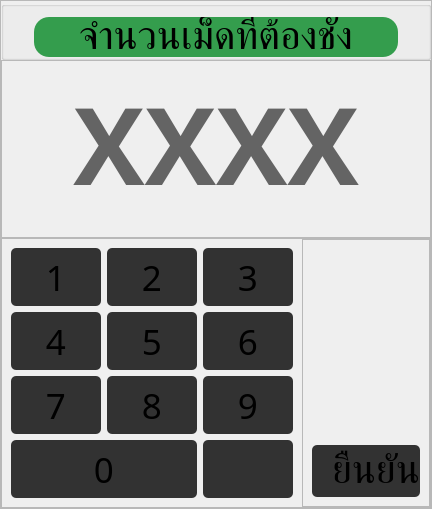
         <widget class="QWidget" name="numberTablets_page">
          <layout class="QVBoxLayout" name="verticalLayout_34">
           <property name="spacing">
            <number>0</number>
           </property>
           <property name="leftMargin">
            <number>0</number>
           </property>
           <property name="topMargin">
            <number>0</number>
           </property>
           <property name="rightMargin">
            <number>0</number>
           </property>
           <property name="bottomMargin">
            <number>0</number>
           </property>
           <item>
            <widget class="QWidget" name="widget_2" native="true">
             <layout class="QVBoxLayout" name="verticalLayout_35">
              <property name="leftMargin">
               <number>0</number>
              </property>
              <property name="topMargin">
               <number>0</number>
              </property>
              <property name="rightMargin">
               <number>0</number>
              </property>
              <property name="bottomMargin">
               <number>0</number>
              </property>
              <item>
               <widget class="QFrame" name="frame_4">
                <property name="minimumSize">
                 <size>
                  <width>0</width>
                  <height>300</height>
                 </size>
                </property>
                <property name="frameShape">
                 <enum>QFrame::StyledPanel</enum>
                </property>
                <property name="frameShadow">
                 <enum>QFrame::Raised</enum>
                </property>
                <layout class="QVBoxLayout" name="verticalLayout_3">
                 <property name="spacing">
                  <number>0</number>
                 </property>
                 <property name="leftMargin">
                  <number>0</number>
                 </property>
                 <property name="topMargin">
                  <number>0</number>
                 </property>
                 <property name="rightMargin">
                  <number>0</number>
                 </property>
                 <property name="bottomMargin">
                  <number>0</number>
                 </property>
                 <item>
                  <widget class="QGroupBox" name="numberTablets_title_groupBox_2">
                   <property name="maximumSize">
                    <size>
                     <width>16777215</width>
                     <height>80</height>
                    </size>
                   </property>
                   <layout class="QHBoxLayout" name="horizontalLayout_60">
                    <property name="leftMargin">
                     <number>30</number>
                    </property>
                    <property name="topMargin">
                     <number>10</number>
                    </property>
                    <property name="rightMargin">
                     <number>30</number>
                    </property>
                    <property name="bottomMargin">
                     <number>0</number>
                    </property>
                    <item>
                     <widget class="QLabel" name="numberTablets_input_title">
                      <property name="maximumSize">
                       <size>
                        <width>16777215</width>
                        <height>65</height>
                       </size>
                      </property>
                      <property name="font">
                       <font>
                        <family>Kanit</family>
                        <pointsize>30</pointsize>
                       </font>
                      </property>
                      <property name="styleSheet">
                       <string notr="true">background-color: rgb(52, 157, 77);
border-radius: 15px;</string>
                      </property>
                      <property name="text">
                       <string>จำนวนเม็ดที่ต้องชั่ง</string>
                      </property>
                      <property name="alignment">
                       <set>Qt::AlignCenter</set>
                      </property>
                     </widget>
                    </item>
                   </layout>
                  </widget>
                 </item>
                 <item>
                  <widget class="QFrame" name="frame_9">
                   <property name="frameShape">
                    <enum>QFrame::StyledPanel</enum>
                   </property>
                   <property name="frameShadow">
                    <enum>QFrame::Raised</enum>
                   </property>
                   <layout class="QVBoxLayout" name="verticalLayout_38">
                    <property name="spacing">
                     <number>0</number>
                    </property>
                    <property name="bottomMargin">
                     <number>20</number>
                    </property>
                    <item>
                     <widget class="QLabel" name="numberTablets_val_input">
                      <property name="font">
                       <font>
                        <family>Kanit</family>
                        <pointsize>80</pointsize>
                        <bold>true</bold>
                       </font>
                      </property>
                      <property name="styleSheet">
                       <string notr="true">color: rgb(100, 100, 100);
border: none;</string>
                      </property>
                      <property name="text">
                       <string>XXXX</string>
                      </property>
                      <property name="alignment">
                       <set>Qt::AlignCenter</set>
                      </property>
                     </widget>
                    </item>
                   </layout>
                  </widget>
                 </item>
                 <item>
                  <widget class="QFrame" name="frame_5">
                   <property name="minimumSize">
                    <size>
                     <width>0</width>
                     <height>250</height>
                    </size>
                   </property>
                   <property name="maximumSize">
                    <size>
                     <width>16777215</width>
                     <height>270</height>
                    </size>
                   </property>
                   <property name="styleSheet">
                    <string notr="true"/>
                   </property>
                   <property name="frameShape">
                    <enum>QFrame::StyledPanel</enum>
                   </property>
                   <property name="frameShadow">
                    <enum>QFrame::Raised</enum>
                   </property>
                   <layout class="QHBoxLayout" name="horizontalLayout_63">
                    <property name="spacing">
                     <number>0</number>
                    </property>
                    <property name="leftMargin">
                     <number>0</number>
                    </property>
                    <property name="topMargin">
                     <number>0</number>
                    </property>
                    <property name="rightMargin">
                     <number>0</number>
                    </property>
                    <property name="bottomMargin">
                     <number>0</number>
                    </property>
                    <item>
                     <widget class="QFrame" name="frame_6">
                      <property name="palette">
                       <palette>
                        <active>
                         <colorrole role="WindowText">
                          <brush brushstyle="SolidPattern">
                           <color alpha="255">
                            <red>255</red>
                            <green>255</green>
                            <blue>255</blue>
                           </color>
                          </brush>
                         </colorrole>
                         <colorrole role="Button">
                          <brush brushstyle="SolidPattern">
                           <color alpha="255">
                            <red>255</red>
                            <green>255</green>
                            <blue>255</blue>
                           </color>
                          </brush>
                         </colorrole>
                         <colorrole role="Text">
                          <brush brushstyle="SolidPattern">
                           <color alpha="255">
                            <red>255</red>
                            <green>255</green>
                            <blue>255</blue>
                           </color>
                          </brush>
                         </colorrole>
                         <colorrole role="ButtonText">
                          <brush brushstyle="SolidPattern">
                           <color alpha="255">
                            <red>255</red>
                            <green>255</green>
                            <blue>255</blue>
                           </color>
                          </brush>
                         </colorrole>
                         <colorrole role="Base">
                          <brush brushstyle="SolidPattern">
                           <color alpha="255">
                            <red>255</red>
                            <green>255</green>
                            <blue>255</blue>
                           </color>
                          </brush>
                         </colorrole>
                         <colorrole role="Window">
                          <brush brushstyle="SolidPattern">
                           <color alpha="255">
                            <red>255</red>
                            <green>255</green>
                            <blue>255</blue>
                           </color>
                          </brush>
                         </colorrole>
                         <colorrole role="PlaceholderText">
                          <brush brushstyle="SolidPattern">
                           <color alpha="128">
                            <red>255</red>
                            <green>255</green>
                            <blue>255</blue>
                           </color>
                          </brush>
                         </colorrole>
                        </active>
                        <inactive>
                         <colorrole role="WindowText">
                          <brush brushstyle="SolidPattern">
                           <color alpha="255">
                            <red>255</red>
                            <green>255</green>
                            <blue>255</blue>
                           </color>
                          </brush>
                         </colorrole>
                         <colorrole role="Button">
                          <brush brushstyle="SolidPattern">
                           <color alpha="255">
                            <red>255</red>
                            <green>255</green>
                            <blue>255</blue>
                           </color>
                          </brush>
                         </colorrole>
                         <colorrole role="Text">
                          <brush brushstyle="SolidPattern">
                           <color alpha="255">
                            <red>255</red>
                            <green>255</green>
                            <blue>255</blue>
                           </color>
                          </brush>
                         </colorrole>
                         <colorrole role="ButtonText">
                          <brush brushstyle="SolidPattern">
                           <color alpha="255">
                            <red>255</red>
                            <green>255</green>
                            <blue>255</blue>
                           </color>
                          </brush>
                         </colorrole>
                         <colorrole role="Base">
                          <brush brushstyle="SolidPattern">
                           <color alpha="255">
                            <red>255</red>
                            <green>255</green>
                            <blue>255</blue>
                           </color>
                          </brush>
                         </colorrole>
                         <colorrole role="Window">
                          <brush brushstyle="SolidPattern">
                           <color alpha="255">
                            <red>255</red>
                            <green>255</green>
                            <blue>255</blue>
                           </color>
                          </brush>
                         </colorrole>
                         <colorrole role="PlaceholderText">
                          <brush brushstyle="SolidPattern">
                           <color alpha="128">
                            <red>255</red>
                            <green>255</green>
                            <blue>255</blue>
                           </color>
                          </brush>
                         </colorrole>
                        </inactive>
                        <disabled>
                         <colorrole role="WindowText">
                          <brush brushstyle="SolidPattern">
                           <color alpha="255">
                            <red>255</red>
                            <green>255</green>
                            <blue>255</blue>
                           </color>
                          </brush>
                         </colorrole>
                         <colorrole role="Button">
                          <brush brushstyle="SolidPattern">
                           <color alpha="255">
                            <red>255</red>
                            <green>255</green>
                            <blue>255</blue>
                           </color>
                          </brush>
                         </colorrole>
                         <colorrole role="Text">
                          <brush brushstyle="SolidPattern">
                           <color alpha="255">
                            <red>255</red>
                            <green>255</green>
                            <blue>255</blue>
                           </color>
                          </brush>
                         </colorrole>
                         <colorrole role="ButtonText">
                          <brush brushstyle="SolidPattern">
                           <color alpha="255">
                            <red>255</red>
                            <green>255</green>
                            <blue>255</blue>
                           </color>
                          </brush>
                         </colorrole>
                         <colorrole role="Base">
                          <brush brushstyle="SolidPattern">
                           <color alpha="255">
                            <red>255</red>
                            <green>255</green>
                            <blue>255</blue>
                           </color>
                          </brush>
                         </colorrole>
                         <colorrole role="Window">
                          <brush brushstyle="SolidPattern">
                           <color alpha="255">
                            <red>255</red>
                            <green>255</green>
                            <blue>255</blue>
                           </color>
                          </brush>
                         </colorrole>
                         <colorrole role="PlaceholderText">
                          <brush brushstyle="SolidPattern">
                           <color alpha="128">
                            <red>255</red>
                            <green>255</green>
                            <blue>255</blue>
                           </color>
                          </brush>
                         </colorrole>
                        </disabled>
                       </palette>
                      </property>
                      <property name="styleSheet">
                       <string notr="true">QPushButton {
 	font-size: 35px;
	width: 90px;
	height: 70px;
	background-color: rgb(50, 50, 50);
	border-radius: 5px;
}

QPushButton:pressed {
    font-size: 45px;
	background-color: rgb(100, 100, 100);
}</string>
                      </property>
                      <property name="frameShadow">
                       <enum>QFrame::Plain</enum>
                      </property>
                      <property name="lineWidth">
                       <number>3</number>
                      </property>
                      <layout class="QGridLayout" name="gridLayout_2">
                       <item row="0" column="0">
                        <widget class="QPushButton" name="key_1">
                         <property name="font">
                          <font>
                           <family>Kanit</family>
                           <pointsize>-1</pointsize>
                           <fontweight>Medium</fontweight>
                          </font>
                         </property>
                         <property name="text">
                          <string>1</string>
                         </property>
                        </widget>
                       </item>
                       <item row="0" column="1">
                        <widget class="QPushButton" name="key_2">
                         <property name="font">
                          <font>
                           <family>Kanit</family>
                           <pointsize>-1</pointsize>
                           <fontweight>Medium</fontweight>
                          </font>
                         </property>
                         <property name="text">
                          <string>2</string>
                         </property>
                        </widget>
                       </item>
                       <item row="0" column="2">
                        <widget class="QPushButton" name="key_3">
                         <property name="font">
                          <font>
                           <family>Kanit</family>
                           <pointsize>-1</pointsize>
                           <fontweight>Medium</fontweight>
                          </font>
                         </property>
                         <property name="text">
                          <string>3</string>
                         </property>
                        </widget>
                       </item>
                       <item row="1" column="0">
                        <widget class="QPushButton" name="key_4">
                         <property name="font">
                          <font>
                           <family>Kanit</family>
                           <pointsize>-1</pointsize>
                           <fontweight>Medium</fontweight>
                          </font>
                         </property>
                         <property name="text">
                          <string>4</string>
                         </property>
                        </widget>
                       </item>
                       <item row="1" column="1">
                        <widget class="QPushButton" name="key_5">
                         <property name="font">
                          <font>
                           <family>Kanit</family>
                           <pointsize>-1</pointsize>
                           <fontweight>Medium</fontweight>
                          </font>
                         </property>
                         <property name="text">
                          <string>5</string>
                         </property>
                        </widget>
                       </item>
                       <item row="1" column="2">
                        <widget class="QPushButton" name="key_6">
                         <property name="font">
                          <font>
                           <family>Kanit</family>
                           <pointsize>-1</pointsize>
                           <fontweight>Medium</fontweight>
                          </font>
                         </property>
                         <property name="text">
                          <string>6</string>
                         </property>
                        </widget>
                       </item>
                       <item row="2" column="0">
                        <widget class="QPushButton" name="key_7">
                         <property name="font">
                          <font>
                           <family>Kanit</family>
                           <pointsize>-1</pointsize>
                           <fontweight>Medium</fontweight>
                          </font>
                         </property>
                         <property name="text">
                          <string>7</string>
                         </property>
                        </widget>
                       </item>
                       <item row="2" column="1">
                        <widget class="QPushButton" name="key_8">
                         <property name="font">
                          <font>
                           <family>Kanit</family>
                           <pointsize>-1</pointsize>
                           <fontweight>Medium</fontweight>
                          </font>
                         </property>
                         <property name="text">
                          <string>8</string>
                         </property>
                        </widget>
                       </item>
                       <item row="2" column="2">
                        <widget class="QPushButton" name="key_9">
                         <property name="font">
                          <font>
                           <family>Kanit</family>
                           <pointsize>-1</pointsize>
                           <fontweight>Medium</fontweight>
                          </font>
                         </property>
                         <property name="text">
                          <string>9</string>
                         </property>
                        </widget>
                       </item>
                       <item row="3" column="2">
                        <widget class="QPushButton" name="key_backspace">
                         <property name="minimumSize">
                          <size>
                           <width>0</width>
                           <height>0</height>
                          </size>
                         </property>
                         <property name="maximumSize">
                          <size>
                           <width>16777215</width>
                           <height>150</height>
                          </size>
                         </property>
                         <property name="font">
                          <font>
                           <pointsize>-1</pointsize>
                          </font>
                         </property>
                         <property name="text">
                          <string/>
                         </property>
                         <property name="icon">
                          <iconset resource="resource.qrc">
                           <normaloff>:/assets/keyboard/backspace.png</normaloff>:/assets/keyboard/backspace.png</iconset>
                         </property>
                         <property name="iconSize">
                          <size>
                           <width>30</width>
                           <height>30</height>
                          </size>
                         </property>
                        </widget>
                       </item>
                       <item row="3" column="0" colspan="2">
                        <widget class="QPushButton" name="key_0">
                         <property name="minimumSize">
                          <size>
                           <width>0</width>
                           <height>0</height>
                          </size>
                         </property>
                         <property name="maximumSize">
                          <size>
                           <width>16777215</width>
                           <height>150</height>
                          </size>
                         </property>
                         <property name="font">
                          <font>
                           <family>Kanit</family>
                           <pointsize>-1</pointsize>
                           <fontweight>Medium</fontweight>
                          </font>
                         </property>
                         <property name="text">
                          <string>0</string>
                         </property>
                        </widget>
                       </item>
                      </layout>
                     </widget>
                    </item>
                    <item>
                     <widget class="QFrame" name="frame_8">
                      <property name="styleSheet">
                       <string notr="true">QPushButton {
	font-size: 40px;
	background-color: rgb(50, 50, 50);
	border-radius: 5px;
}
QPushButton:pressed {
	background-color: rgb(100, 100, 100);
}</string>
                      </property>
                      <property name="frameShape">
                       <enum>QFrame::StyledPanel</enum>
                      </property>
                      <property name="frameShadow">
                       <enum>QFrame::Raised</enum>
                      </property>
                      <layout class="QVBoxLayout" name="verticalLayout_36">
                       <property name="spacing">
                        <number>6</number>
                       </property>
                       <item>
                        <widget class="QLabel" name="numberTablets_img">
                         <property name="text">
                          <string/>
                         </property>
                         <property name="pixmap">
                          <pixmap resource="resource.qrc">:/assets/icon/thickness.png</pixmap>
                         </property>
                         <property name="alignment">
                          <set>Qt::AlignCenter</set>
                         </property>
                        </widget>
                       </item>
                       <item>
                        <widget class="QPushButton" name="key_enter">
                         <property name="minimumSize">
                          <size>
                           <width>0</width>
                           <height>52</height>
                          </size>
                         </property>
                         <property name="font">
                          <font>
                           <family>Kanit</family>
                           <pointsize>-1</pointsize>
                           <italic>false</italic>
                           <fontweight>Medium</fontweight>
                          </font>
                         </property>
                         <property name="styleSheet">
                          <string notr="true"/>
                         </property>
                         <property name="text">
                          <string>  ยืนยัน</string>
                         </property>
                         <property name="icon">
                          <iconset resource="resource.qrc">
                           <normaloff>:/assets/keyboard/enter.png</normaloff>:/assets/keyboard/enter.png</iconset>
                         </property>
                         <property name="iconSize">
                          <size>
                           <width>30</width>
                           <height>30</height>
                          </size>
                         </property>
                        </widget>
                       </item>
                      </layout>
                     </widget>
                    </item>
                   </layout>
                  </widget>
                 </item>
                </layout>
               </widget>
              </item>
             </layout>
            </widget>
           </item>
          </layout>
         </widget>
